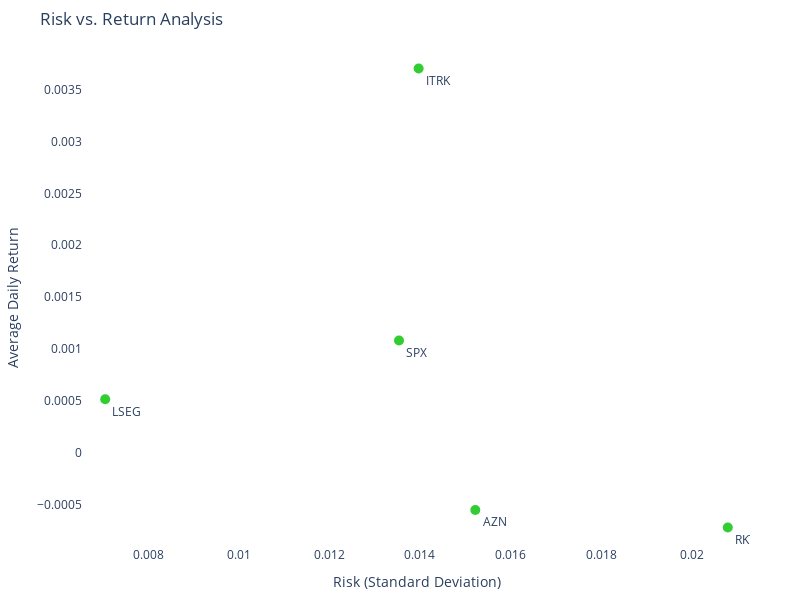

Here is the notebook cell this chart was saved with:
### Markdown cell above
# Daily Risk vs Return

### Code cell
daily_returns = filtered_data.pct_change().dropna()
avg_daily_return = daily_returns.mean()
risk = daily_returns.std()

risk_return_df = pd.DataFrame({'Risk':risk,'Average Daily Return':avg_daily_return})

fig = go.Figure()


fig.add_trace(
    go.Scatter(
        x=risk_return_df["Risk"],
        y=risk_return_df['Average Daily Return'],
        mode="markers+text",
        text=risk_return_df.index,  # Text labels are asset names from the DataFrame index
        textposition="bottom right",  # Move labels to bottom right for better visibility
        marker=dict(size=10, color='limegreen')
    )
)

fig.update_layout(
    title='Risk vs. Return Analysis',
    xaxis_title='Risk (Standard Deviation)',
    yaxis_title='Average Daily Return',
    showlegend=False,
    margin=dict(l=50, r=50, b=50, t=50),
    plot_bgcolor='white',
)

fig.update_xaxes(range=[risk_return_df['Risk'].min() - risk_return_df['Risk'].std() * 0.1,
                         risk_return_df['Risk'].max() + risk_return_df['Risk'].std() * 0.1])
fig.update_yaxes(range=[avg_daily_return.min() - avg_daily_return.std() * 0.1,
                         avg_daily_return.max() + avg_daily_return.std() * 0.1])

fig.update_layout(
    width=800,  # Adjust width as desired (e.g., 800 pixels)
    height=600,  # Adjust height as desired (e.g., 600 pixels)
    # ... other layout options
)

fig.show()

### Figure 1 — Plotly figure (JSON) as saved in the notebook; plotly's stock layout.template omitted (floating-point values rounded to 4 significant figures)
{"data": [{"marker": {"color": "limegreen", "size": 10}, "mode": "markers+text", "text": ["AZN", "RKT", "LSEG", "SPX", "ITRK"], "textposition": "bottom right", "type": "scatter", "x": [0.01522, 0.0208, 0.007053, 0.01354, 0.01397], "y": [-0.0005482, -0.0007164, 0.0005172, 0.001083, 0.003701]}], "layout": {"height": 600, "margin": {"b": 50, "l": 50, "r": 50, "t": 50}, "plot_bgcolor": "white", "showlegend": false, "title": {"text": "Risk vs. Return Analysis"}, "width": 800, "xaxis": {"range": [0.006563, 0.02129], "title": {"text": "Risk (Standard Deviation)"}, "type": "linear"}, "yaxis": {"range": [-0.0008946, 0.003879], "title": {"text": "Average Daily Return"}, "type": "linear"}}}
